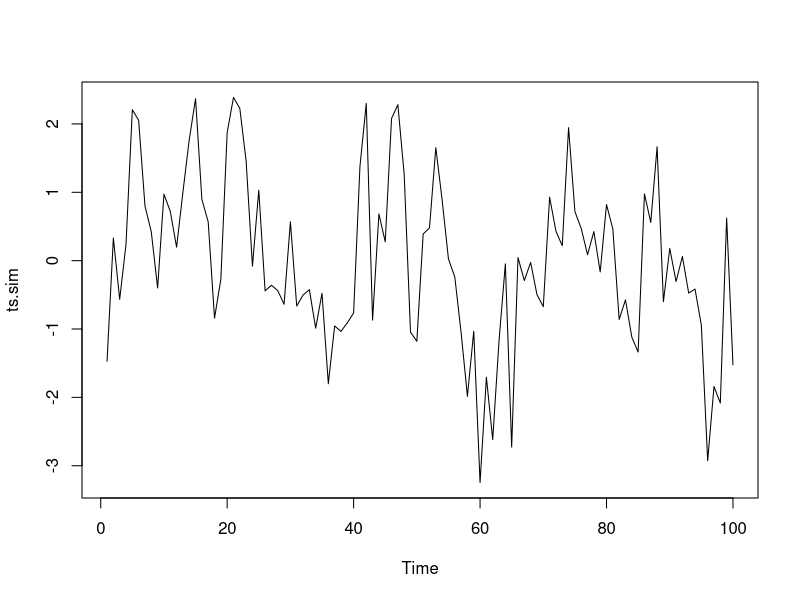

Recreate this plot in R. (Note: this script raises an error after producing the figure.)
## ---- chunk 1
knitr::opts_chunk$set(echo = FALSE, eval = FALSE, message = FALSE)
## ---- chunk 2
#making simulation


ts.sim <-arima.sim(list(order = c(1,0,0), #specifying that this is a AR1 model
                        ar = 0.5), #autocrolleation coeficient
                   n = 100) #number of observations

time.vector <- 1:100


## ---- chunk 3
#plotting data
ts.plot(ts.sim) 
## ---- chunk 4
#normally use a lm instead of gls
gls.1 <- gls(ts.sim ~ time.vector)

#anova(gls.1)

lm.1 <- lm(ts.sim ~time.vector)
anova(lm.1)
## ---- chunk 5
#diagnostic plot
par(mfrow=c(2,2))
plot(lm.1)

#acf and pacf

acf(resid(lm.1))
pacf(resid(lm.1))


## ---- chunk 6
#Using Durbin-watson to test for autocorrelation

library(lmtest)
dwtest(lm.1)

#Showung positive autocorrelation for the residuals
## ---- chunk 7

gls.1 <- gls(ts.sim ~ time.vector)
summary(gls.1)

fit1.gls <- gls(ts.sim~time.vector, corr = corAR1())
summary(fit1.gls)

#anova(gls.1, fit1.gls)

## ---- chunk 8




library(broom.mixed)#package that allows glancing gls
re <-rerun(1000, {ts.sim <- arima.sim(list(order = c(1,0,0), 
                        ar = 0.5), 
                   n = 100)
time.vector <- 1:100
lm(ts.sim ~time.vector)
}) %>% 
  map_dfr(glance) # using glance to get usable information out

ggplot(data = re, aes(x = p.value))+ #choosing p-value to be shown in histogram
  geom_histogram()


## ---- chunk 9
data("LakeHuron")
## ---- chunk 10
mod1 <- lm(LakeHuron~time(LakeHuron))
summary(mod1)

view(LakeHuron)
## ---- chunk 11
lm.2 <- lm(LakeHuron~time)
